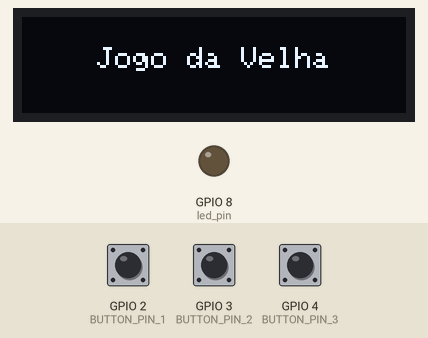
A sketch run on a simulated ESP32-C3. On the bench: 128×32 one-colour display, output pins drawn as LEDs (lit = HIGH). Inputs (shaded band) come from the test bench; at power-on: GPIO 3 (BUTTON_PIN_2) HIGH, GPIO 2 (BUTTON_PIN_1) HIGH, GPIO 4 (BUTTON_PIN_3) HIGH. What the sketch prints to the serial monitor is not drawn.

Above: at 2.2 s.
2.3 s: GPIO 3 (BUTTON_PIN_2) pulled LOW for 0.15 s
At 3.5 s:
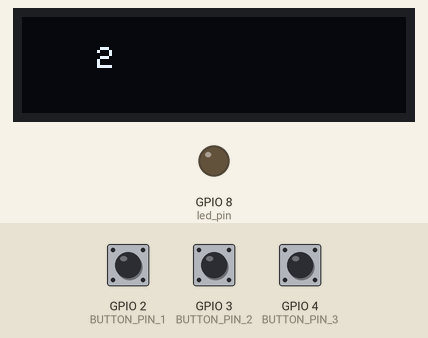
3.9 s: GPIO 2 (BUTTON_PIN_1) pulled LOW for 0.15 s
At 5.0 s:
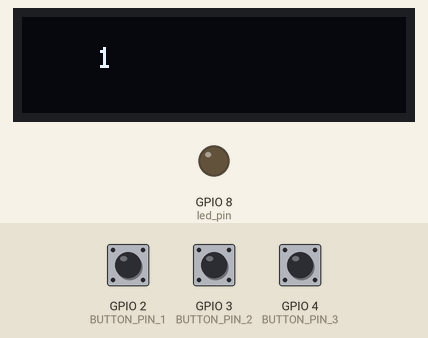
5.5 s: GPIO 4 (BUTTON_PIN_3) pulled LOW for 0.15 s
At 6.2 s:
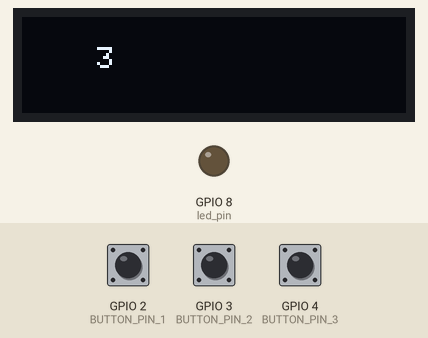
Timing chart, 0 to 8.5 s (numbered marks = the images above; inputs shaded):
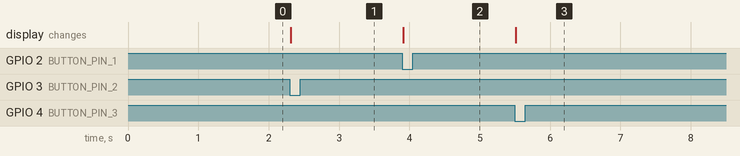

Measured:
- after the input at 2.3 s, the display: changes at once (image 1)
- after the input at 3.9 s, the display: changes at once (image 2)
- after the input at 5.5 s, the display: changes at once (image 3)

The sketch:

oled_button_esp32c3.ino
```cpp
#include <Wire.h>
#include <Adafruit_GFX.h>
#include <Adafruit_SSD1306.h>
#include <stdbool.h>

#define SCREEN_WIDTH 128
#define SCREEN_HEIGHT 32

#define OLED_RESET -1
#define SCREEN_ADDRESS 0x3C

//#define BUTTON_PIN_1 2
//#define BUTTON_PIN_2 3
//#define BUTTON_PIN_3 4

#define SDA_PIN 6
#define SCL_PIN 7

#define led_pin 8

const int BUTTON_PIN_1 = 2;
const int BUTTON_PIN_2 = 3;
const int BUTTON_PIN_3 = 4;

int button1 = 0;
int button2 = 0;
int button3 = 0;

int jogador1_index = 0, jogador2_index = 0;
int vez = 1;

Adafruit_SSD1306 display(SCREEN_WIDTH, SCREEN_HEIGHT, &Wire, OLED_RESET);

void desenho(int resul){
  display.clearDisplay();
  display.setTextColor(WHITE);
  display.setTextSize(1);
  display.setCursor(25,10);
  display.print(resul);
  display.display();
}

void setup() {
  // put your setup code here, to run once:
  Serial.begin(74880);

  Wire.begin(SDA_PIN, SCL_PIN);
  pinMode(led_pin, OUTPUT);
  pinMode(BUTTON_PIN_1, INPUT_PULLUP);
  pinMode(BUTTON_PIN_2, INPUT_PULLUP);
  pinMode(BUTTON_PIN_3, INPUT_PULLUP);

  if (!display.begin(SSD1306_SWITCHCAPVCC, SCREEN_ADDRESS)) {
    Serial.println(F("SSD1306 allocation failed"));
    for (;;);
  }

  display.clearDisplay();
  display.setTextColor(WHITE);
  display.setTextSize(1);
  display.setCursor(25,10);
  display.print("Jogo da Velha");
  display.display();
  delay(1000);

}

void loop() {
  // put your main code here, to run repeatedly:
  button1 = digitalRead(BUTTON_PIN_1);
  button2 = digitalRead(BUTTON_PIN_2);
  button3 = digitalRead(BUTTON_PIN_3);

  if (button1 == LOW){
    desenho(1);
    delay(500);
  }
  if (button2 == LOW){
    Serial.println("2");
    desenho(2);
    delay(500);
  }

  if (button3 == LOW){
    desenho(3);
    delay(500);
  }


}
```
